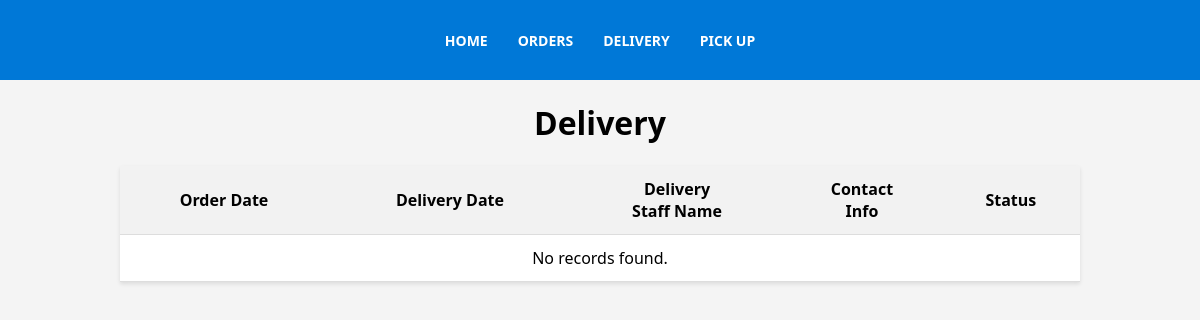
The page /htdocs/Delivery1.php on the database as committed earlier.
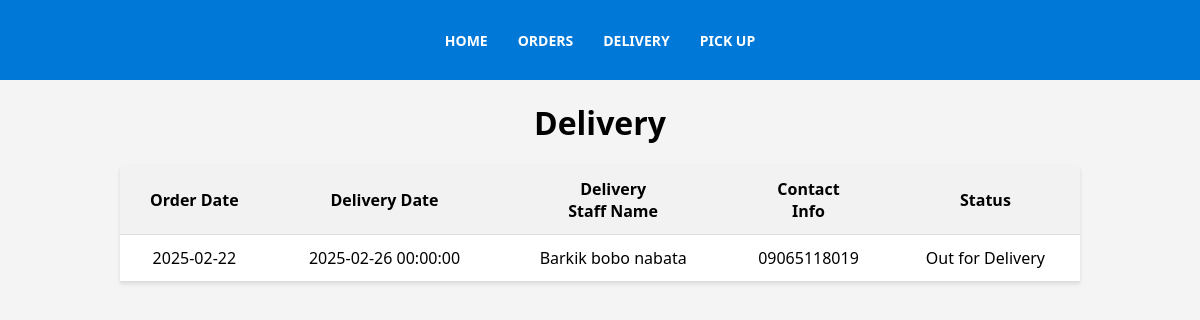
The same page on the database as committed later.
### tables this page shows
CREATE TABLE `Delivery` (
  `Delivery_ID` int(11) NOT NULL AUTO_INCREMENT,
  `Order_ID` int(11) NOT NULL,
  `Admin_ID` int(11) NOT NULL,
  `Delivery_date` datetime NOT NULL,
  `Delivery_staff_name` varchar(255) NOT NULL,
  `Contact_info` varchar(255) NOT NULL,
  `Status` enum('Pending','In Progress','Completed','To be Delivered','Out for Delivery','Delivered') NOT NULL,
  PRIMARY KEY (`Delivery_ID`),
  KEY `Order_ID` (`Order_ID`),
  KEY `Admin_ID` (`Admin_ID`),
  CONSTRAINT `Delivery_ibfk_1` FOREIGN KEY (`Order_ID`) REFERENCES `Orders` (`Order_ID`),
  CONSTRAINT `Delivery_ibfk_2` FOREIGN KEY (`Admin_ID`) REFERENCES `Admin` (`Admin_ID`)
);

CREATE TABLE `Orders` (
  `Order_ID` int(11) NOT NULL AUTO_INCREMENT,
  `Order_date` date NOT NULL,
  `Laundry_type` varchar(255) NOT NULL,
  `Laundry_quantity` int(11) NOT NULL,
  `Cleaning_type` varchar(255) NOT NULL,
  `Place` varchar(255) NOT NULL,
  `Priority_number` text DEFAULT NULL,
  `Status` enum('Pending','In Progress','Completed','To be Delivered','Out for Delivery','Delivered') DEFAULT 'Pending',
  `User_ID` int(11) DEFAULT NULL,
  `Admin_ID` int(11) DEFAULT NULL,
  PRIMARY KEY (`Order_ID`),
  KEY `User_ID` (`User_ID`),
  KEY `Admin_ID` (`Admin_ID`),
  CONSTRAINT `Orders_ibfk_1` FOREIGN KEY (`User_ID`) REFERENCES `User` (`User_ID`),
  CONSTRAINT `Orders_ibfk_2` FOREIGN KEY (`Admin_ID`) REFERENCES `Admin` (`Admin_ID`)
);

### htdocs/Delivery1.php (the view, shortened to what this page needs)
<?php
include 'db_connect.php';
include 'Menu2.php';
?>
<!DOCTYPE html>
<html>
<body>
        <h1 align="center"> Delivery </h1>
        <table align="center" cellspacing="0" cellpadding="10">
        <tr>
            <th>Order Date</th>
            <th>Delivery Date</th>
            <th>Delivery <br> Staff Name</th>
            <th>Contact <br> Info  </th>
            <th>Status</th>
        </tr>
        <?php
       $sql = "SELECT Delivery.*, Orders.Order_date
       FROM Delivery
       INNER JOIN Orders ON Delivery.Order_ID = Orders.Order_ID
       WHERE Delivery.Status = 'Out for Delivery'";
    $result = mysqli_query($conn, $sql);
    if (mysqli_num_rows($result) > 0) {
        while ($row = mysqli_fetch_assoc($result)) {
            echo "<tr>";
            echo "<td>" . $row['Order_date'] . "</td>";
            echo "<td>" . $row['Delivery_date'] . "</td>";
            echo "<td>" . $row['Delivery_staff_name'] . "</td>";
            echo "<td>" . $row['Contact_info'] . "</td>";
            echo "<td>" . $row['Status'] . "</td>";
            echo "</tr>";
        }
    } else {
        echo "<tr><td colspan='5'>No records found.</td></tr>";
    }
    ?>
    </table>
    </body>
</html>

Rows that differ between the two databases and show on the page:
added delivery: Order_ID.Order_date "2025-02-22", Delivery_date "2025-02-26 00:00:00", Delivery_staff_name "Barkik bobo nabata", Contact_info "09065118019", Status "Out for Delivery"
Other text that changed with them:
text no longer shown: "No records found."
